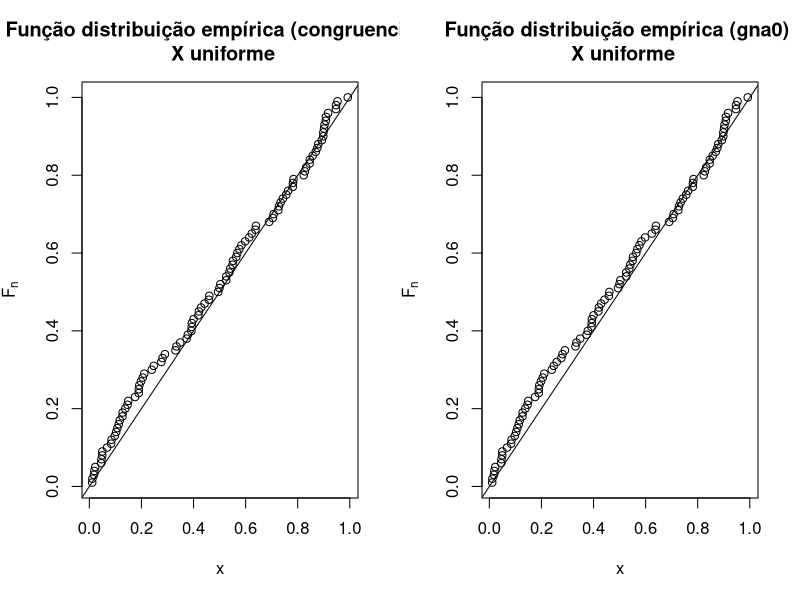
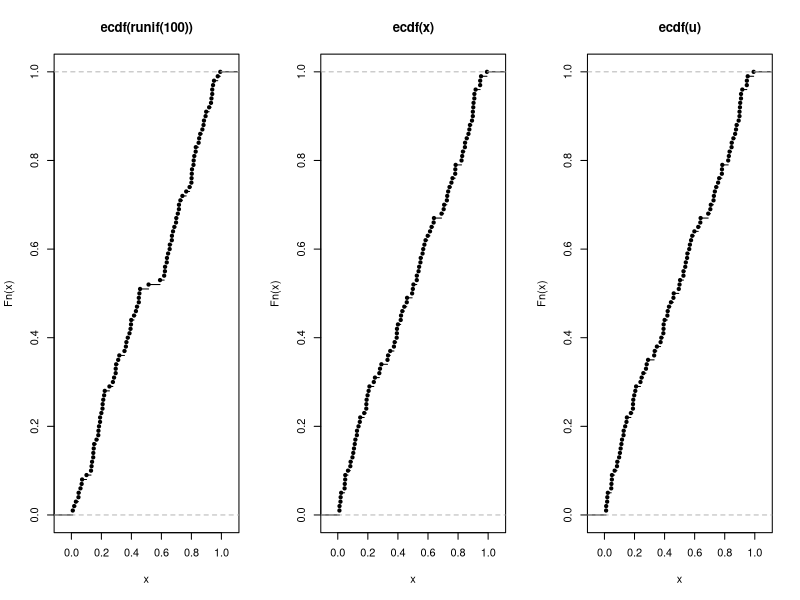
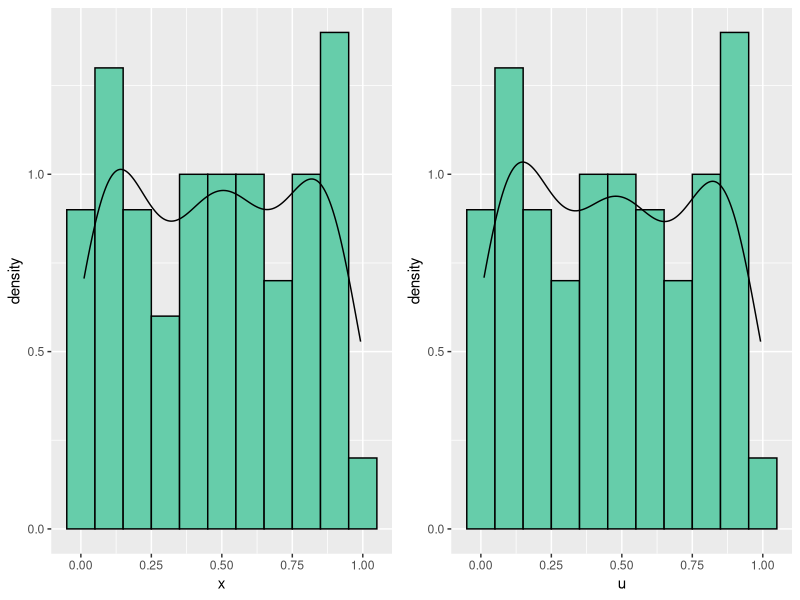
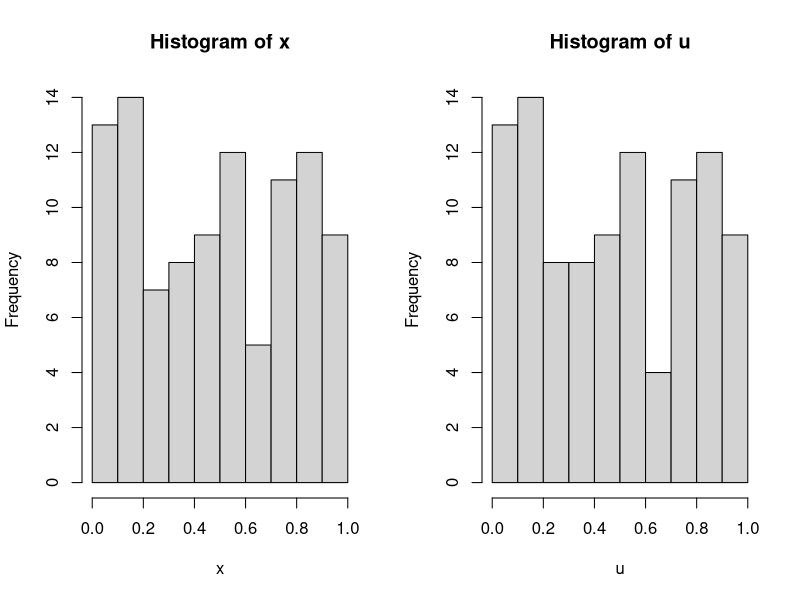

These charts were generated, in order, by the following R code:
## ---- chunk 1
congruencial = function(n, m, a, c, U0) {
  U = c()
  Ui = U0
  for (i in 1:n) {
    Ui = (a * Ui + c) %% m
    U[i] = Ui / m
    # para resultados entre 0 e 1
  }
  return(U)
}
## ---- chunk 2
gna0 = function(n, sem=0){
  gnu0 = function(sem){ # função local
    k = sem %/% iq # divisao de inteiros
    # calculando (ia * sem mod im) sem provocar overflow - Schrage
    sem = ia * (sem %% iq) - ir * k
    if (sem < 0) sem = sem + im
    ran0 = am * sem # converte sem para ponto flutuante
    return(list(ran0 = ran0, sem = sem))
  }
  ia = 16807; im = 2147483647; am = 1.0 / im
  iq = 127773; ir = 2836
  if(sem <= 0){
    t = as.numeric(substring(Sys.time(),
                             c(1,6,9,12,15,18),c(4,7,10,13,16,19))) # relógio/sist.
    sem = t[6] + t[5] * 60 + t[4] * 3600
    # retirar o efeito inicial
    sem = ia * (sem %% iq) - ir * (sem %/% iq)
    if(sem <= 0) sem = sem + im
  }
  u = matrix(0, n, 1) # inicia o vetor de resultados
  amostra = gnu0(sem) # chama gnu0
  u[1] = amostra$ran0 # inicia o primeiro elemento
  for (i in 2:n){
    amostra = gnu0(amostra$sem)
    u[i] = amostra$ran0
  }
  return(u)
} 

## ---- chunk 3
n = 100; m = 2147483647; a = 16807; c = 0

t = as.numeric(substring(Sys.time(), c(1,6,9,12,15,18),c(4,7,10,13,16,19))) # relógio/sist.
U0 = t[6] + t[5] * 60 + t[4] * 3600

head(congruencial(n,m,a,c,U0)) 
## ---- chunk 4
# ou 

congruencial = function(n, m, a, c) {
  U = c()
  t = as.numeric(substring(Sys.time(), c(1,6,9,12,15,18),c(4,7,10,13,16,19))) # relógio/sist.
  U0 = t[6] + t[5] * 60 + t[4] * 3600
  Ui = U0
  for (i in 1:n) {
    Ui = (a * Ui + c) %% m
    U[i] = Ui / m
    # para resultados entre 0 e 1
  }
  return(U)
}

x = congruencial(n,m,a,c) 
head(x)
## ---- chunk 5
n = 100 
u = gna0(n,0)
head(u)
## ---- chunk 6
par(mfrow = c(1,2))
plot(sort(x), 1:length(x)/length(x), 
     xlab = "x", ylab = expression(F[n]),
     main = "Função distribuição empírica (congruencial) \n X uniforme")
abline(0, 1)

plot(sort(u), 1:length(u)/length(u),
     xlab = "x", ylab = expression(F[n]),
     main = "Função distribuição empírica (gna0) \n X uniforme")
abline(0, 1)

# Ambas as amostras, tando a gerada pela função congruencial quanto a gerada pela função gna0, seguem uma distribuição uniforme U(0,1).
## ---- chunk 7
par(mfrow = c(1,3))
plot(ecdf(runif(100)))
plot(ecdf(x))
plot(ecdf(u))
## ---- chunk 8
par(mfrow = c(1,2))
hist(x, probability = T)
rug(x) # adiciona dados originais ao histograma
lines(density(x)) # estimação kernel

hist(u, probability = T)
rug(u) # adiciona dados originais ao histograma
lines(density(u)) # estimação kernel
## ---- chunk 9
# Com o ggplot :D

library(grid)
library(ggplot2)
pushViewport(viewport(layout=grid.layout(1, 2)))
a = ggplot(,aes(x)) + geom_histogram(aes(y=..density..), 
                                 binwidth = 0.1, colour="black", fill='#66CDAA') + 
  geom_density(alpha=.2)

b = ggplot(,aes(u)) + geom_histogram(aes(y=..density..), 
                                 binwidth = 0.1, colour="black", fill='#66CDAA') + 
  geom_density(alpha=.2)
print(a, vp = viewport(layout.pos.row = 1, layout.pos.col = 1))
print(b, vp = viewport(layout.pos.row = 1, layout.pos.col = 2))
## ---- chunk 10
ks.test(x, "punif", 0, 1) 
## ---- chunk 11
ks.test(u, "punif", 0, 1) 
## ---- chunk 12
h = hist(x)
h$counts
chisq.test(h$counts) 
## ---- chunk 13
h = hist(u)
h$counts
chisq.test(h$counts) 
